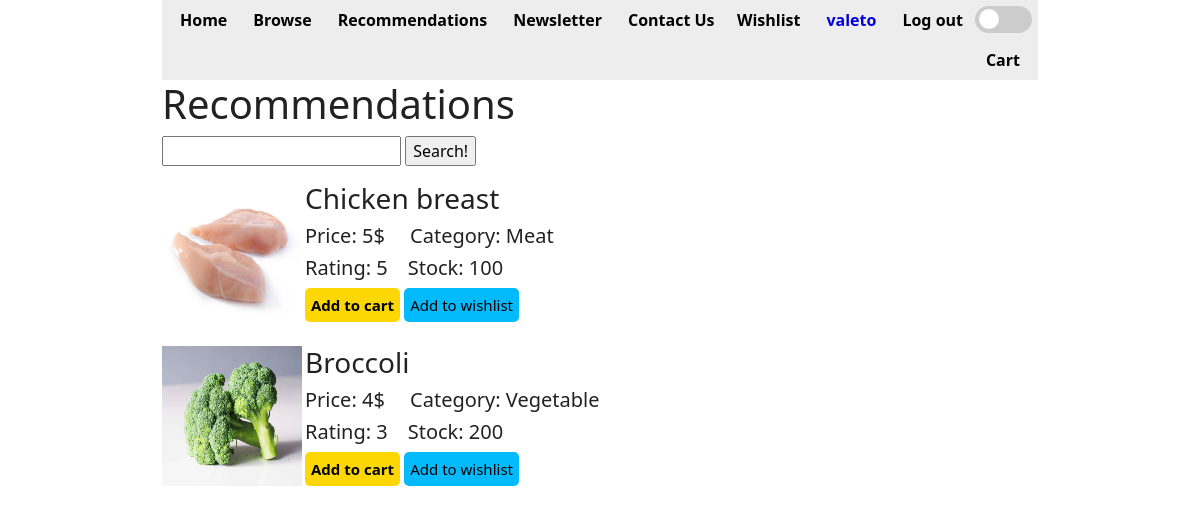
/Recommendations/index (signed in), run on the app's committed database.
### tables this page shows
CREATE TABLE `user` (
  `user_id` int(11) NOT NULL,
  `username` varchar(32) NOT NULL,
  `password_hash` varchar(63) NOT NULL,
  `email` varchar(255) NOT NULL,
  `address` varchar(64) NOT NULL,
  `secret_key` varchar(255) NOT NULL
);

CREATE TABLE `items` (
  `item_id` int(11) NOT NULL,
  `name` varchar(64) NOT NULL,
  `stock` int(11) NOT NULL,
  `price` double NOT NULL,
  `category` varchar(24) NOT NULL,
  `rating` int(11) NOT NULL,
  `image` varchar(100) NOT NULL
);

### app/controllers/Recommendations.php (called while the page is built, shortened)
<?php
class Recommendations extends \app\core\Controller {
	public function index() {
		$recommendations = new \app\models\Recommendations();
		$items = new \app\models\Items();
		$recommendations = $recommendations->getAll();
		$data = array();
		foreach ($recommendations as $recommended) {
			$item = $items->get($recommended->item_id);
			array_push($data, $item);
		}
		$this->view('Recommendations/index', $data);
	}
}

### app/core/App.php (called while the page is built, shortened)
<?php
class App {
	private $method = 'index';
	public function __construct() {
		$url = self::parseUrl();
		if (isset($url[0])) {
			unset($url[0]);
		}
		$this->controller = new $this->controller;
		if (isset($url[1])) {
			if (method_exists($this->controller, $url[1])) {
				$this->method = $url[1];
			}
			unset($url[1]);
		}
		$this->params = $url ? array_values($url) : [];
		call_user_func_array([$this->controller, $this->method], $this->params);
	}
	private static function parseUrl() {
		if (isset($_GET['url'])) { return explode('/', filter_var(rtrim($_GET['url'], '/'), FILTER_SANITIZE_URL)); }
	}
}

### index.php (called while the page is built, shortened)
<?php
	new \app\core\App();

### app/core/DBConnection.php (called while the page is built, shortened)
<?php
class DBConnection {
	static $connection = null;
	private function __construct() {
		if (self::$connection == null) {
			$host = 'localhost';
			$DBname = 'redteam';
			$user = 'root';
			$password = '';
			self::$connection = new \PDO("mysql:host=$host;dbname=$DBname", $user, $password);
		}
	}
	public static function getInstance() {
		return self::$connection;
	}
}

### app/models/User.php (called while the page is built, shortened)
<?php
class User extends \app\core\Model {
	function getFromUserId($user_id) {
		$SQL = 'SELECT * FROM user WHERE user_id = :user_id';
		$STMT = self::$_connection->prepare($SQL);
		$STMT->execute(['user_id'=>$user_id]);
		$STMT->setFetchMode(\PDO::FETCH_CLASS, "app\models\User");
		return $STMT->fetch();
	}
}

### app/models/Items.php (called while the page is built, shortened)
<?php
class Items extends \app\core\Model {
	function get($item_id) {
		$SQL = 'SELECT * FROM items WHERE item_id = :item_id';
		$STMT = self::$_connection->prepare($SQL);
		$STMT->execute(['item_id'=>$item_id]);
		$STMT->setFetchMode(\PDO::FETCH_CLASS, "app\models\Items");
		return $STMT->fetch();
	}
}

### app/models/Recommendations.php (called while the page is built, shortened)
<?php
class Recommendations extends \app\core\Model {
	function getAll() {
		$SQL = 'SELECT * FROM recommendations';
		$STMT = self::$_connection->prepare($SQL);
		$STMT->execute();
		$STMT->setFetchMode(\PDO::FETCH_CLASS, "app\models\Recommendations");
		return $STMT->fetchAll();
	}
}

### app/views/Recommendations/Index.php (the view, shortened to what this page needs)
<html>
<head>
	<link href="https://cdn.jsdelivr.net/npm/bootstrap@5.1.3/dist/css/bootstrap.min.css" rel="stylesheet">
	<link rel="stylesheet" type="text/css" href="/app/styles/noReposition.css">
	<link rel="stylesheet" type="text/css" href="/app/styles/general.css">
	<link rel="stylesheet" type="text/css" href="/app/styles/dark_mode.css">
	<link rel="stylesheet" type="text/css" href="/app/styles/items.css">
	<link rel="stylesheet" type="text/css" href="/app/styles/linkbuttons.css">
</head>
<body>
	<div class='container'>
		<?php $this->view('shared/header'); ?>
		<h1>Recommendations</h1>
		<form method="post" action='/Recommendations/search'>
		<input type="text" name="search" />
		<input type="submit" value="Search!" />
		</form>
		<?php
			foreach ($data as $recommended) {
				echo "<div class='item'>
						<img src='/images/$recommended->image' align='left'>
						<h3>$recommended->name</h3>
						<h5>Price: $recommended->price$&emsp; Category: $recommended->category</h5>
						<h5>Rating: $recommended->rating&emsp;Stock: $recommended->stock</h5>
						<a href=/Items/addToCart?item_id=$recommended->item_id&price=$recommended->price' addToCart class='linkbutton' id ='buy'>Add to cart</a>
						<a href='addToWishList?item_id=$recommended->item_id'addToWishlist class='linkbutton'>Add to wishlist</a>
					</div> <br>";
			}
		?>
	</div>
</body>
</html>

### app/views/shared/header.php (shortened to what this page needs)
<link rel="stylesheet" type="text/css" href="/app/styles/dark_mode.css">
<link rel="stylesheet" type="text/css" href="/app/styles/header.css">
<div class="header">
	<div class="left">
		<a class="link" href='/Main/index'>Home</a>
		<a class="link" href='/Items/index'>Browse</a>
		<a class="link" href='/Recommendations/index'>Recommendations</a>
		<a class="link" href='/Newsletter/index'>Newsletter</a>
		<a class="link" href='/Contact/index'>Contact Us</a>
		<label class="switch">
			<span class="slider round"></span>
		</label>
	</div>
	<div class="right">
		<?php
			if (!isset($_SESSION['user_id'])) { ?>
			<a class="link" href='/User/register'>Register</a>
			<a class="link" href='/User/login'>Log in</a>
		<?php } else { ?>
			<a class="link" href='/User/logout'>Log out</a>
			<a class="account" href='/User/index'>
			<?php
				$user = new \app\models\User();
				$username = $user->getFromUserId($_SESSION['user_id'])->username;
				echo $username;
			?>
			</a>
			<a class="link" href='/Wishlist/index'>Wishlist</a>
			<a class="link" href='/Sales_Details/index'>Cart</a>
			<?php } ?>
	</div>
</div>

### app/styles/noReposition.css (style rules this page uses)
html { overflow-y: scroll; }

### app/styles/general.css (style rules this page uses)
.container { max-width: 75%; margin: auto; }

### app/styles/dark_mode.css (style rules this page uses)
body { --text-color: #222; --bkg-color: #ffffff; --header-color: #ededed; --link-color: #0000dd; --link-hover-color: #000000; }
body { background: var(--bkg-color); }
h1, h2, h3, h4, h5, h6, p { color: var(--text-color); }
form { color: var(--text-color); }
a { color: var(--link-color); }
div.header { background: var(--header-color); }

### app/styles/items.css (style rules this page uses)
img { float: left; width: 140px; height: 140px; }

### app/styles/linkbuttons.css (style rules this page uses)
.linkbutton { background-color: #03bafc; border-radius: 5px; font-size: 15px; color: black; padding: 6px; text-align: center; text-decoration: none; display: inline-block; }
.linkbutton#buy { background-color: #fcd703; font-weight: bold; }

### app/styles/header.css (style rules this page uses)
.header { overflow: hidden; background-color: #f1f1f1; }
.link { padding: 8px; font-weight: bold; color: black; text-align: center; text-decoration: none; }
.account { padding: 8px; font-weight: bold; text-align: center; text-decoration: none; }
.left > a { float: left; font-size: 10px padding: 2px; margin-left: 10px; }
.right > a, .right > p { float: right; font-size: 10px padding: 2px; margin-right: 10px; }
.switch { position: relative; float: right; display: inline-block; width: 57px; height: 27px; }
.slider { position: absolute; cursor: pointer; top: 6; left: -6; right: 6; bottom: -6; background-color: #ccc; -webkit-transition: .4s; transition: .4s; }
.slider:before { position: absolute; content: ""; height: 20px; width: 20px; left: 4px; bottom: 4px; background-color: white; -webkit-transition: .4s; transition: .4s; }
.slider.round { border-radius: 34px; }
.slider.round:before { border-radius: 50% }

### data on the page
user: username "valeto"
items: image (picture), name "Chicken breast", price "5", category "Meat", rating "5", stock "100"
items: image (picture), name "Broccoli", price "4", category "Vegetable", rating "3", stock "200"
